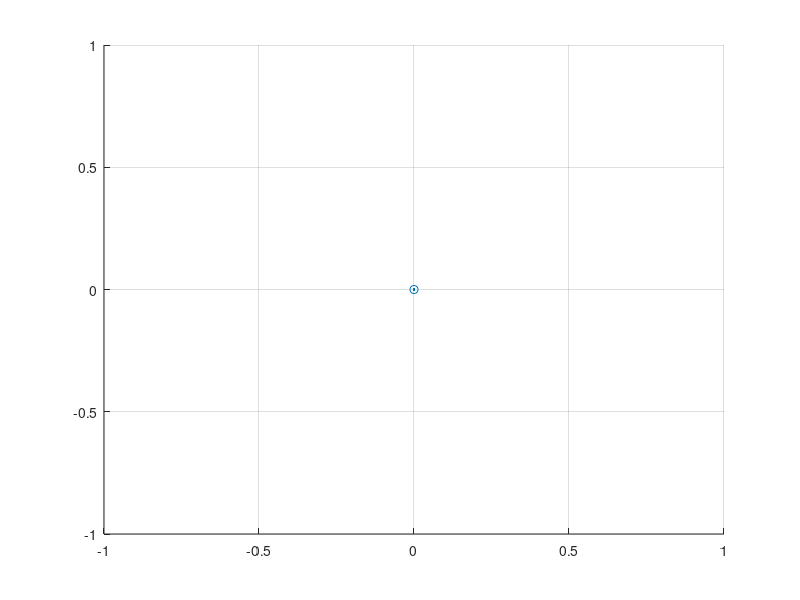

Source code (MATLAB):
% MECH 7011 Class Project 1
% 
% init_draw.m

function init_draw()

  global fh; 
  global sh;
  global ph;
  
  fh=figure(1);
  sh=scatter(0,0);
  hold on
  ph=plot(0,0);

  grid on
  
end